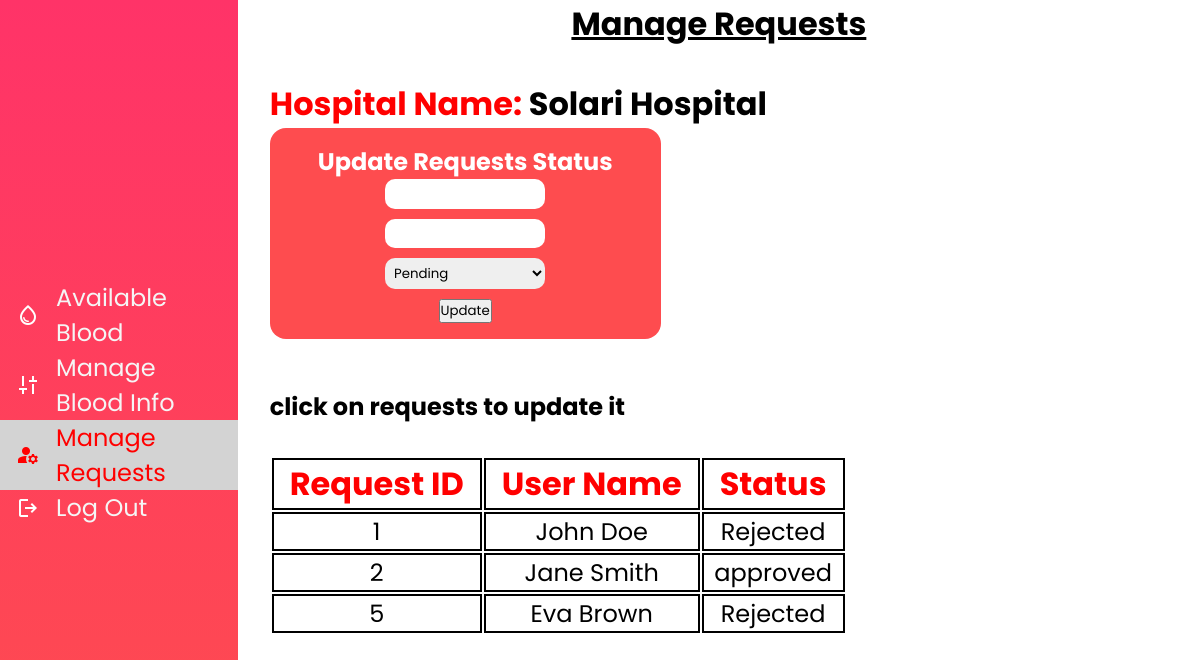
Page /request.php (signed in) on the committed database.
### tables this page shows
CREATE TABLE `request` (
  `r_id` int(11) NOT NULL,
  `u_id` int(11) NOT NULL,
  `h_id` int(11) NOT NULL,
  `blood_group` varchar(50) NOT NULL,
  `status` varchar(255) NOT NULL
);

CREATE TABLE `user` (
  `u_id` int(11) NOT NULL,
  `name` varchar(255) NOT NULL,
  `email` varchar(255) NOT NULL,
  `password` varchar(50) NOT NULL,
  `blood_group` varchar(50) NOT NULL
);

### request.php (the view, shortened to what this page needs)
<?php
$server = "localhost";
$username = "root";
$password = "";
$db = "blood_bank";
$con = mysqli_connect($server, $username, $password, $db);
$hospitalName = $_SESSION['hospital_name'];
$sqlHospital = "SELECT h_id FROM hospital WHERE name = '$hospitalName'";
$resultHospital = mysqli_query($con, $sqlHospital);
if ($resultHospital && mysqli_num_rows($resultHospital) > 0) {
    $rowHospital = mysqli_fetch_assoc($resultHospital);
    $hId = $rowHospital['h_id'];
    $sqlRequest = "SELECT r.r_id, r.u_id, r.status, u.name
                   FROM request r
                   INNER JOIN user u ON r.u_id = u.u_id
                   WHERE r.h_id = '$hId'";
    $resultRequest = mysqli_query($con, $sqlRequest);
    $requests = [];
    if ($resultRequest && mysqli_num_rows($resultRequest) > 0) {
        while ($rowRequest = mysqli_fetch_assoc($resultRequest)) {
            $requests[] = $rowRequest;
        }
    }
}
?>
<!DOCTYPE html>
<html lang="en">
    <head>
        <link rel="stylesheet" href="./styles/dashboard.css">
    </head>
    <body>
        <div class="dashboard">
            <div class="sidebar">
                <ul>
                    <li>
                        <span class="material-symbols-outlined">
                        </span>
                        <a href="dashboard.php">Available Blood</a>
                    </li>
                    <li>
                        <span class="material-symbols-outlined">
                        </span>
                        <a href="manage.php">Manage Blood Info</a>
                    </li>
                    <li class="active">
                        <span class="material-symbols-outlined active-icon">
                        </span>
                        <a href="#">Manage Requests</a>
                    </li>
                    <li>
                        <span class="material-symbols-outlined">
                        </span>
                        <a href="logout.php">Log Out</a>
                    </li>
                </ul>
            </div>
            <div class="main-box">
            <h1 style="text-align:center">Manage Requests</h1>
            <div class="manage">
            <h2 class="hospital-name"><span>Hospital Name:</span> <?php echo $hospitalName; ?></h2>
            <div class="update-form">
                <h2 class="update-info">Update Requests Status</h1>
                <form method="post">
                    <input type="text" name="rId" id="requestIdInput" readonly>
                    <input type="text" name="userName" id="userNameInput" readonly>
                    <select name="status">
                        <option value="Pending">Pending</option>
                    </select>
                    <button type="submit" name="updateStatus">Update</button>
                </form>
            </div>
            <br><br>
            <h2>click on requests to update it</h2>
            <table>
                <tr>
                    <th>Request ID</th>
                    <th>User Name</th>
                    <th>Status</th>
                </tr>
                <?php
                if (!empty($requests)) {
                    foreach ($requests as $request) {
                        echo '<tr class="request-row" data-rid="' . $request['r_id'] . '">';
                        echo '<td>' . $request['r_id'] . '</td>';
                        echo '<td>' . $request['name'] . '</td>';
                        echo '<td>' . $request['status'] . '</td>';
                        echo '</tr>';
                    }
                } else {
                    echo '<tr><td colspan="3">No requests available for this hospital.</td></tr>';
                }
                ?>
            </table>
            </div>
            </div>
        </div>
    </body>
    </html>

### styles/dashboard.css (style rules this page uses)
* { margin: 0; padding: 0; box-sizing: border-box; font-family: 'Poppins', sans-serif; }
a { text-decoration: none; }
.material-symbols-outlined { font-variation-settings: 'FILL' 0, 'wght' 400, 'GRAD' 0, 'opsz' 24 }
.dashboard { height: 100vh; width: 100vw; display: flex; }
.sidebar { width: fit-content; padding: 0; background-image: linear-gradient(#ff3368, #fe4c4f); display: flex; justify-content: center; align-items: center; }
.sidebar ul li a { color: whitesmoke; font-size: 1.5rem; }
.sidebar ul li span { color: white; margin-right: 1rem; }
.sidebar ul { display: flex; flex-direction: column; align-items: center; justify-content: space-between; list-style: none; height: 30%; }
.sidebar ul li { width: 100%; padding: 0 1rem; display: flex; justify-content: left; align-items: center; transition: all 0.3s ease; }
.sidebar ul li:hover a, span { color: red; }
.active { background-color: rgb(211, 211, 211); }
.active a { color: red !important; }
.active span { color: red !important; font-variation-settings: 'FILL' 1; }
.main-box { display: flex; flex-direction: column; width: 100%; }
.main-box h1 { text-decoration: underline; }
.manage { height: 100%; overflow-y: scroll; padding: 2rem; }
.hospital-name { font-size: 2rem; }
.update-form { background-color: #fe4c4f; display: flex; flex-direction: column; justify-content: center; align-items: center; width: fit-content; height: fit-content; padding: 1rem 3rem; border-radius: 1rem; color: white; }
.update-form form { display: flex; flex-direction: column; justify-content: center; align-items: center; }
.update-form form input, select { width: 10rem; padding: 0.3rem; border-radius: 10px; margin-bottom: 10px; outline: none; border: none; }
.update-info { font-size: 1.5rem; }
.manage table { margin-top: 2rem; }
.manage table tr td,th { font-size: 1.5rem; text-align: center; }
.manage table tr th { color: red; font-size: 2rem; padding: 0 1rem; }
.manage table tr td,th { border: 2px solid black; }

### rows in the picture
request: r_id "1", u.name "John Doe", status "Rejected"
request: r_id "2", u.name "Jane Smith", status "approved"
request: r_id "5", u.name "Eva Brown", status "Rejected"

### other values in the picture
$hospitalName "Solari Hospital"
